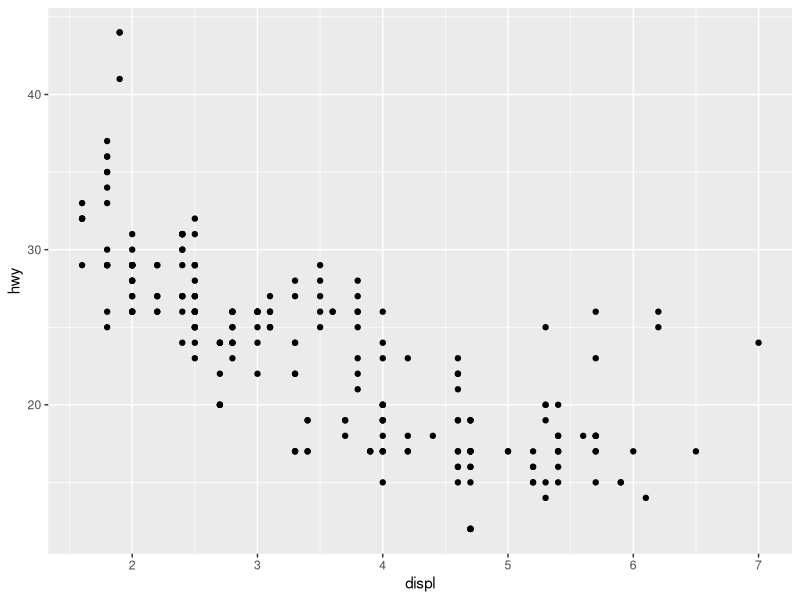
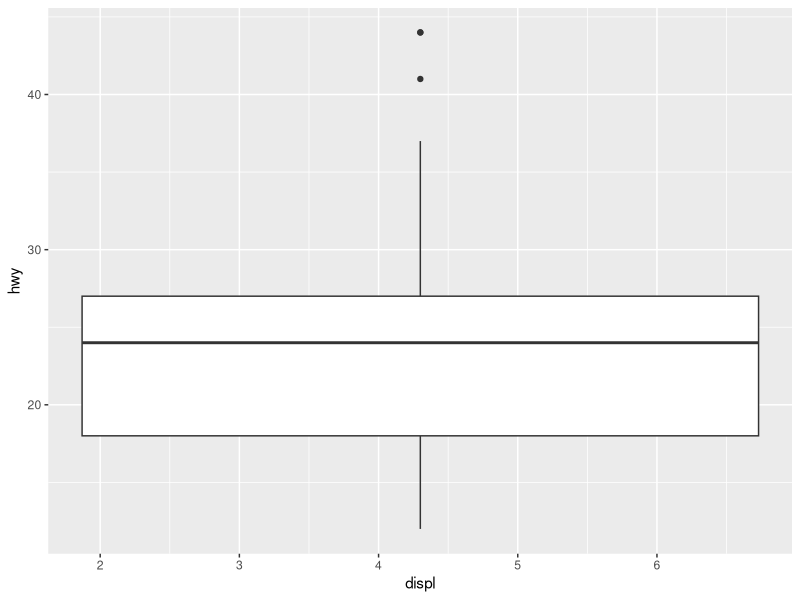
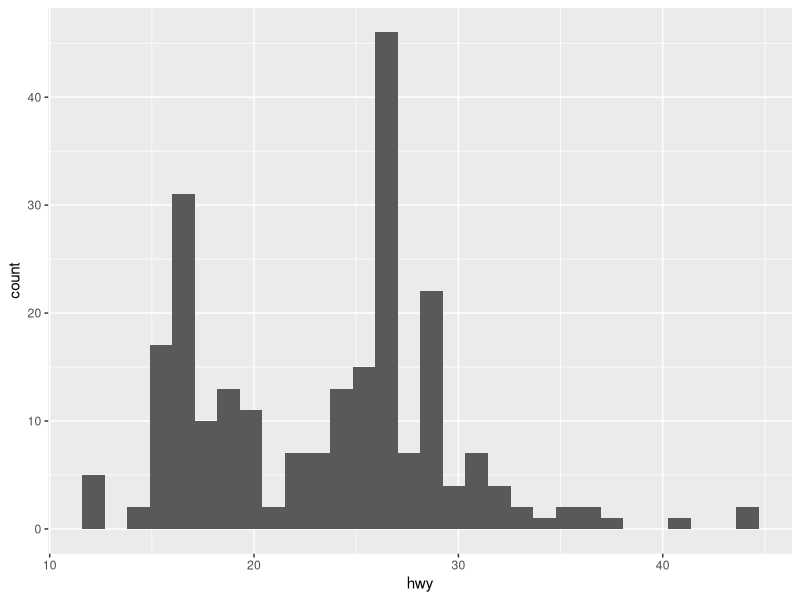
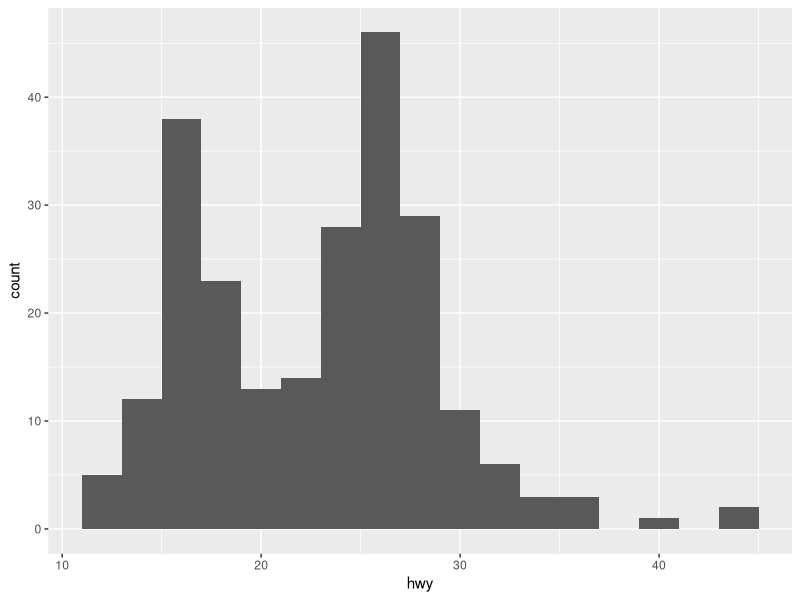
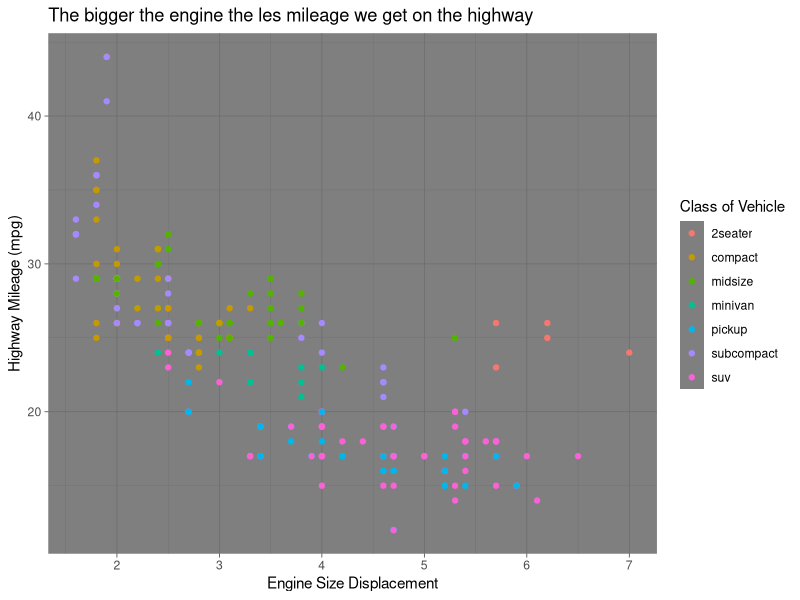
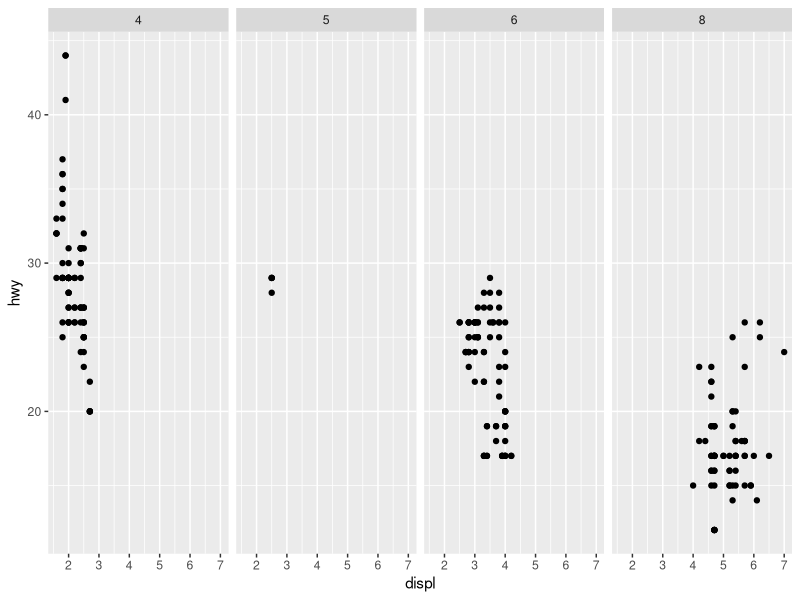
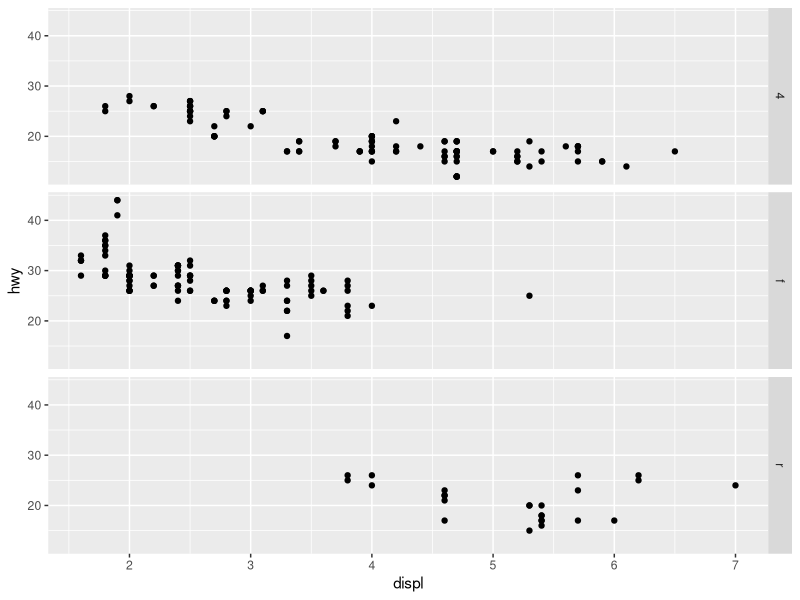
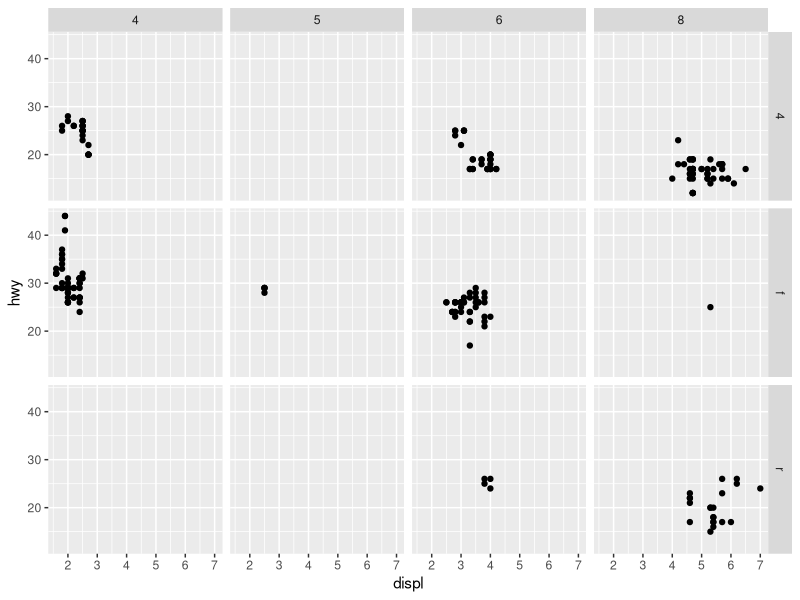

Reproduce these figures in R, in order.
## ---- chunk 1
#| label: setup
#| include: false
library(tidyverse)
## ---- chunk 2
#| label: mpg-data
head(mpg)
## ---- chunk 3
#| label: scatterplot-graph
ggplot(data = mpg) +
  geom_point(mapping = aes(x = displ,
                           y = hwy))
## ---- chunk 4
#| label: boxplot
ggplot(data = mpg) +
  geom_boxplot(mapping = aes(x = displ,
                             y = hwy))
## ---- chunk 5
#| label: histogram
ggplot(data = mpg) +
  geom_histogram(mapping = aes(x = hwy))
## ---- chunk 6
#| label: hstogram-bin-2
 ggplot(data = mpg) +
  geom_histogram(mapping = aes(x = hwy),
                               binwidth = 2)
## ---- chunk 7
#| label: scatterplot-color
ggplot(data = mpg) +
  geom_point(mapping = aes(x = displ, 
                           y = hwy,
                           color = class)) + labs(x = "Engine Size Displacement",
                                                  y = "Highway Mileage (mpg)",
                                                  color = "Class of Vehicle",
                                                  title = "The bigger the engine the les mileage we get on the highway") +
  theme_dark()

## ---- chunk 8
#| label: facet-graphs
# Makes a plot that the commands below will modify
q <- ggplot(mpg) + geom_point(aes(x = displ, y = hwy))

q + facet_grid(. ~ cyl) # creates individual graphs based upon engine size by creating more columns
q + facet_grid(drv ~ .) # creates individual graphs upon where the engine is located by creating more rows
q + facet_grid(drv ~ cyl) # creates individual graphs combing the engine size and locatioon data 
q + facet_wrap(~ class) # creates individual graphs upon the type of car
## ---- chunk 9
#| label: barplot-color
ggplot(data = mpg) +
  geom_bar(aes(x = class, fill = class))
## ---- chunk 10
ggplot(mpg, aes(x = displ, y = hwy)) + 
  geom_point(aes(color = class)) +
  geom_smooth(color = "black",
              se = FALSE,
              method = "lm") +
  scale_color_viridis_d()
  
ggsave("example.jpg", width = 6, height = 4)
